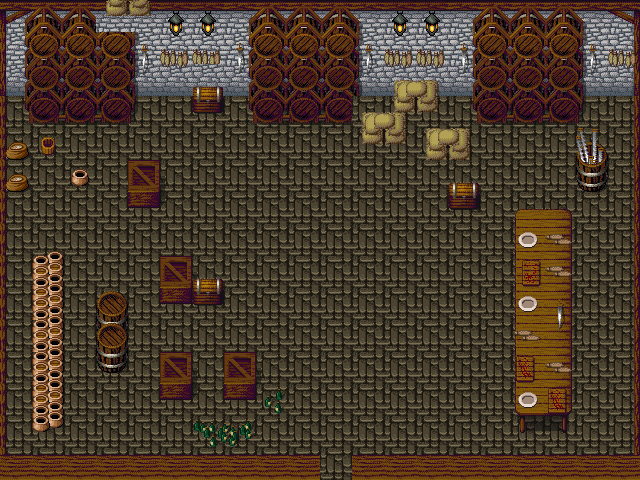

Rendered tile map (Tiled .tmx) drawn with the repository's tilesets; below, a short description and the map source with its tile grids summarised:
An orthogonal 20x15 tile map with 32x32 px tiles, 5 tile layers (base, base, base, base, ...) and 23 objects.

<map version="1.0" orientation="orthogonal" width="20" height="15" tilewidth="32" tileheight="32">
 <tileset firstgid="1" name="tileset" tilewidth="32" tileheight="32">
  <image source="../tileset.png" />
 </tileset>
 <layer name="base" width="20" height="15">
  <data>[300 cells, 300 non-empty, 1 distinct tile ids]</data>
 </layer>
 <layer name="base" width="20" height="15">
  <data>[300 cells, 85 non-empty, 12 distinct tile ids]</data>
 </layer>
 <layer name="base" width="20" height="15">
  <data>[300 cells, 142 non-empty, 53 distinct tile ids]</data>
 </layer>
 <layer name="base" width="20" height="15">
  <data>[300 cells, 12 non-empty, 6 distinct tile ids]</data>
 </layer>
 <layer name="top" width="20" height="15">
  <data>[300 cells, 28 non-empty, 12 distinct tile ids]</data>
 </layer>
 <objectgroup name="collision" width="20" height="15">
  <object name="" x="0" y="0" width="640" height="96" />
  <object name="" x="352" y="96" width="64" height="32" />
  <object name="" x="416" y="128" width="64" height="32" />
  <object name="" x="576" y="160" width="32" height="32" />
  <object name="" x="448" y="192" width="32" height="32" />
  <object name="" x="512" y="224" width="64" height="192" />
  <object name="" x="160" y="256" width="32" height="32" />
  <object name="" x="160" y="352" width="32" height="32" />
  <object name="" x="224" y="352" width="32" height="32" />
  <object name="" x="192" y="416" width="64" height="32" />
  <object name="" x="256" y="384" width="32" height="32" />
  <object name="" x="32" y="256" width="32" height="160" />
  <object name="" x="0" y="128" width="32" height="64" />
  <object name="" x="32" y="128" width="32" height="32" />
  <object name="" x="64" y="160" width="32" height="32" />
  <object name="" x="128" y="160" width="32" height="32" />
  <object name="" x="96" y="288" width="32" height="64" />
  <object name="" x="192" y="288" width="32" height="32" />
  <object name="" x="192" y="96" width="32" height="32" />
  <object name="" x="352" y="448" width="288" height="32" />
  <object name="" x="0" y="448" width="320" height="32" />
  <object name="" x="0" y="448" width="320" height="32" />
  <object name="" x="352" y="448" width="288" height="32" />
 </objectgroup>
</map>
